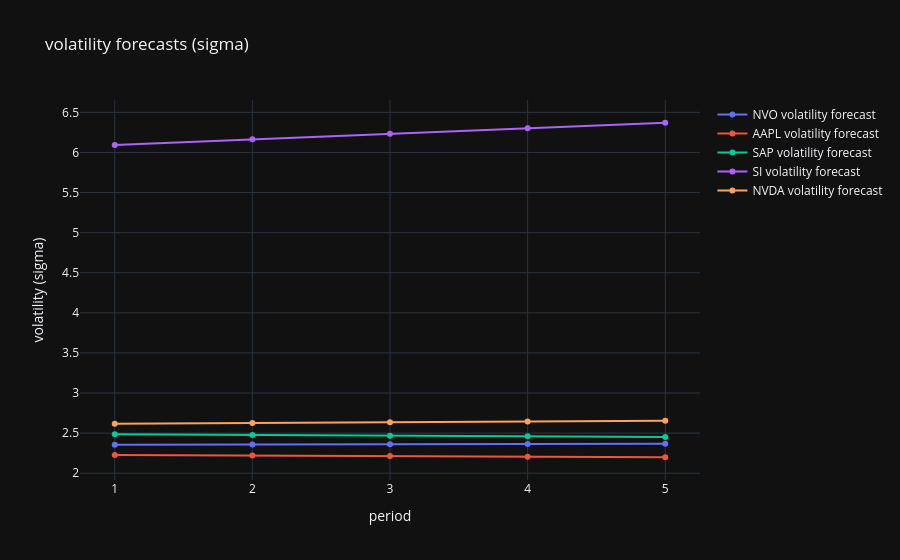

The notebook cell saved with this chart:
### Code cell
#volatility forecast
# default forecast period
forecast_period = 5
garch_1_1_volatility_forecast(output, forecast_period)

### Figure 1 — Plotly figure (JSON) as saved in the notebook; plotly's stock layout.template omitted (floating-point values rounded to 4 significant figures)
{"data": [{"mode": "lines+markers", "name": "NVO volatility forecast", "x": [1, 2, 3, 4, 5], "y": [2.354, 2.358, 2.362, 2.364, 2.367], "type": "scatter"}, {"mode": "lines+markers", "name": "AAPL volatility forecast", "x": [1, 2, 3, 4, 5], "y": [2.228, 2.22, 2.213, 2.206, 2.199], "type": "scatter"}, {"mode": "lines+markers", "name": "SAP volatility forecast", "x": [1, 2, 3, 4, 5], "y": [2.486, 2.477, 2.468, 2.46, 2.451], "type": "scatter"}, {"mode": "lines+markers", "name": "SI volatility forecast", "x": [1, 2, 3, 4, 5], "y": [6.094, 6.165, 6.235, 6.304, 6.371], "type": "scatter"}, {"mode": "lines+markers", "name": "NVDA volatility forecast", "x": [1, 2, 3, 4, 5], "y": [2.618, 2.627, 2.636, 2.645, 2.654], "type": "scatter"}], "layout": {"title": {"text": "volatility forecasts (sigma)"}, "xaxis": {"title": {"text": "period"}}, "yaxis": {"title": {"text": "volatility (sigma)"}}}}
